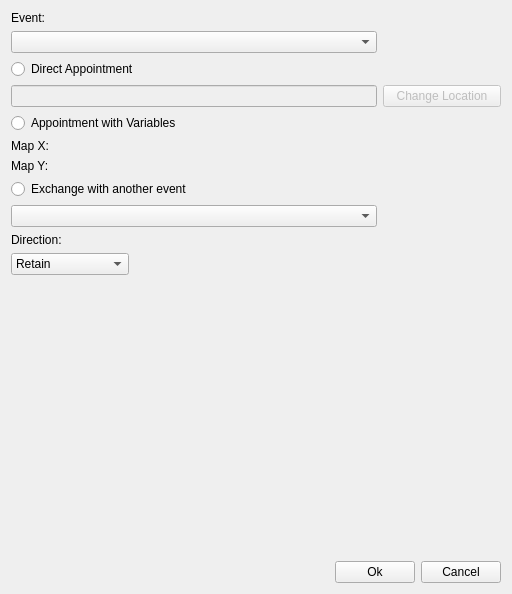
<?xml version="1.0" encoding="UTF-8"?>
<ui version="4.0">
 <class>SetEventLocationDialog</class>
 <widget class="QWidget" name="SetEventLocationDialog">
  <property name="windowModality">
   <enum>Qt::ApplicationModal</enum>
  </property>
  <property name="geometry">
   <rect>
    <x>0</x>
    <y>0</y>
    <width>505</width>
    <height>594</height>
   </rect>
  </property>
  <property name="windowTitle">
   <string>Set Event Location</string>
  </property>
  <layout class="QGridLayout" name="gridLayout">
   <item row="3" column="3">
    <widget class="QPushButton" name="button_change_location">
     <property name="enabled">
      <bool>false</bool>
     </property>
     <property name="text">
      <string>Change Location</string>
     </property>
    </widget>
   </item>
   <item row="6" column="0" rowspan="2" colspan="4">
    <widget class="QRadioButton" name="radio_change">
     <property name="text">
      <string>Exchange with another event</string>
     </property>
    </widget>
   </item>
   <item row="10" column="0">
    <widget class="QComboBox" name="combo_direction">
     <item>
      <property name="text">
       <string>Retain</string>
      </property>
     </item>
     <item>
      <property name="text">
       <string>Down</string>
      </property>
     </item>
     <item>
      <property name="text">
       <string>Left</string>
      </property>
     </item>
     <item>
      <property name="text">
       <string>Right</string>
      </property>
     </item>
     <item>
      <property name="text">
       <string>Up</string>
      </property>
     </item>
    </widget>
   </item>
   <item row="4" column="0" colspan="4">
    <widget class="QRadioButton" name="radio_variable">
     <property name="text">
      <string>Appointment with Variables</string>
     </property>
    </widget>
   </item>
   <item row="0" column="0" colspan="3">
    <widget class="QLabel" name="label_6">
     <property name="text">
      <string>Event:</string>
     </property>
    </widget>
   </item>
   <item row="12" column="0" colspan="4">
    <layout class="QHBoxLayout" name="horizontalLayout">
     <item>
      <spacer name="horizontalSpacer">
       <property name="orientation">
        <enum>Qt::Horizontal</enum>
       </property>
       <property name="sizeHint" stdset="0">
        <size>
         <width>40</width>
         <height>20</height>
        </size>
       </property>
      </spacer>
     </item>
     <item>
      <widget class="QPushButton" name="button_ok">
       <property name="text">
        <string>Ok</string>
       </property>
      </widget>
     </item>
     <item>
      <widget class="QPushButton" name="button_cancel">
       <property name="text">
        <string>Cancel</string>
       </property>
      </widget>
     </item>
    </layout>
   </item>
   <item row="11" column="0" colspan="4">
    <spacer name="verticalSpacer">
     <property name="orientation">
      <enum>Qt::Vertical</enum>
     </property>
     <property name="sizeHint" stdset="0">
      <size>
       <width>490</width>
       <height>177</height>
      </size>
     </property>
    </spacer>
   </item>
   <item row="2" column="0" colspan="4">
    <widget class="QRadioButton" name="radio_direct">
     <property name="text">
      <string>Direct Appointment</string>
     </property>
    </widget>
   </item>
   <item row="5" column="0" colspan="4">
    <layout class="QGridLayout" name="gridLayout_2">
     <item row="1" column="1">
      <widget class="SwitchVariableWidget" name="widget_var_y" native="true">
       <property name="enabled">
        <bool>false</bool>
       </property>
      </widget>
     </item>
     <item row="1" column="0">
      <widget class="QLabel" name="label_3">
       <property name="text">
        <string>Map Y:</string>
       </property>
      </widget>
     </item>
     <item row="0" column="0">
      <widget class="QLabel" name="label_2">
       <property name="text">
        <string>Map X:</string>
       </property>
      </widget>
     </item>
     <item row="0" column="1">
      <widget class="SwitchVariableWidget" name="widget_var_x" native="true">
       <property name="enabled">
        <bool>false</bool>
       </property>
      </widget>
     </item>
    </layout>
   </item>
   <item row="3" column="0" colspan="3">
    <widget class="QLineEdit" name="line_direct">
     <property name="enabled">
      <bool>false</bool>
     </property>
     <property name="readOnly">
      <bool>true</bool>
     </property>
    </widget>
   </item>
   <item row="8" column="0" colspan="3">
    <widget class="QComboBox" name="combo_exchange_event"/>
   </item>
   <item row="1" column="0" colspan="3">
    <widget class="QComboBox" name="combo_event"/>
   </item>
   <item row="9" column="0">
    <widget class="QLabel" name="label_4">
     <property name="text">
      <string>Direction:</string>
     </property>
    </widget>
   </item>
  </layout>
 </widget>
 <customwidgets>
  <customwidget>
   <class>SwitchVariableWidget</class>
   <extends>QWidget</extends>
   <header>dialogs/switchvariablewidget.h</header>
   <container>1</container>
  </customwidget>
 </customwidgets>
 <tabstops>
  <tabstop>combo_event</tabstop>
  <tabstop>radio_direct</tabstop>
  <tabstop>line_direct</tabstop>
  <tabstop>button_change_location</tabstop>
  <tabstop>radio_variable</tabstop>
  <tabstop>radio_change</tabstop>
  <tabstop>combo_exchange_event</tabstop>
  <tabstop>button_ok</tabstop>
  <tabstop>button_cancel</tabstop>
 </tabstops>
 <resources/>
 <connections>
  <connection>
   <sender>radio_direct</sender>
   <signal>toggled(bool)</signal>
   <receiver>line_direct</receiver>
   <slot>setEnabled(bool)</slot>
   <hints>
    <hint type="sourcelabel">
     <x>40</x>
     <y>79</y>
    </hint>
    <hint type="destinationlabel">
     <x>104</x>
     <y>105</y>
    </hint>
   </hints>
  </connection>
  <connection>
   <sender>radio_direct</sender>
   <signal>toggled(bool)</signal>
   <receiver>button_change_location</receiver>
   <slot>setEnabled(bool)</slot>
   <hints>
    <hint type="sourcelabel">
     <x>69</x>
     <y>75</y>
    </hint>
    <hint type="destinationlabel">
     <x>426</x>
     <y>121</y>
    </hint>
   </hints>
  </connection>
  <connection>
   <sender>radio_variable</sender>
   <signal>toggled(bool)</signal>
   <receiver>widget_var_x</receiver>
   <slot>setEnabled(bool)</slot>
   <hints>
    <hint type="sourcelabel">
     <x>216</x>
     <y>149</y>
    </hint>
    <hint type="destinationlabel">
     <x>318</x>
     <y>196</y>
    </hint>
   </hints>
  </connection>
  <connection>
   <sender>radio_variable</sender>
   <signal>toggled(bool)</signal>
   <receiver>widget_var_y</receiver>
   <slot>setEnabled(bool)</slot>
   <hints>
    <hint type="sourcelabel">
     <x>197</x>
     <y>151</y>
    </hint>
    <hint type="destinationlabel">
     <x>311</x>
     <y>214</y>
    </hint>
   </hints>
  </connection>
  <connection>
   <sender>radio_change</sender>
   <signal>toggled(bool)</signal>
   <receiver>combo_exchange_event</receiver>
   <slot>setEnabled(bool)</slot>
   <hints>
    <hint type="sourcelabel">
     <x>99</x>
     <y>325</y>
    </hint>
    <hint type="destinationlabel">
     <x>149</x>
     <y>360</y>
    </hint>
   </hints>
  </connection>
 </connections>
</ui>
